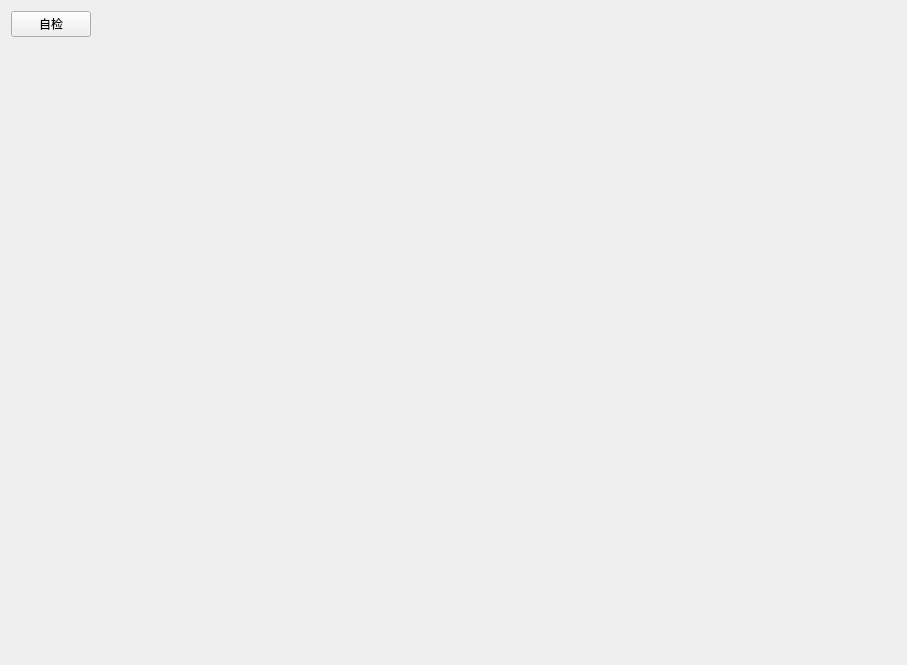
<?xml version="1.0" encoding="UTF-8"?>
<ui version="4.0">
 <class>MainWidget</class>
 <widget class="QWidget" name="MainWidget">
  <property name="geometry">
   <rect>
    <x>0</x>
    <y>0</y>
    <width>907</width>
    <height>665</height>
   </rect>
  </property>
  <property name="windowTitle">
   <string>MainWidget</string>
  </property>
  <layout class="QVBoxLayout" name="verticalLayout">
   <item>
    <layout class="QHBoxLayout" name="horizontalLayout">
     <item>
      <widget class="QPushButton" name="btn_selfCheck">
       <property name="text">
        <string>自检</string>
       </property>
      </widget>
     </item>
     <item>
      <spacer name="horizontalSpacer">
       <property name="orientation">
        <enum>Qt::Horizontal</enum>
       </property>
       <property name="sizeHint" stdset="0">
        <size>
         <width>40</width>
         <height>20</height>
        </size>
       </property>
      </spacer>
     </item>
    </layout>
   </item>
   <item>
    <widget class="QWidget" name="wnd_selfCheck" native="true"/>
   </item>
   <item>
    <spacer name="verticalSpacer">
     <property name="orientation">
      <enum>Qt::Vertical</enum>
     </property>
     <property name="sizeHint" stdset="0">
      <size>
       <width>20</width>
       <height>597</height>
      </size>
     </property>
    </spacer>
   </item>
  </layout>
 </widget>
 <layoutdefault spacing="6" margin="11"/>
 <resources/>
 <connections/>
</ui>
